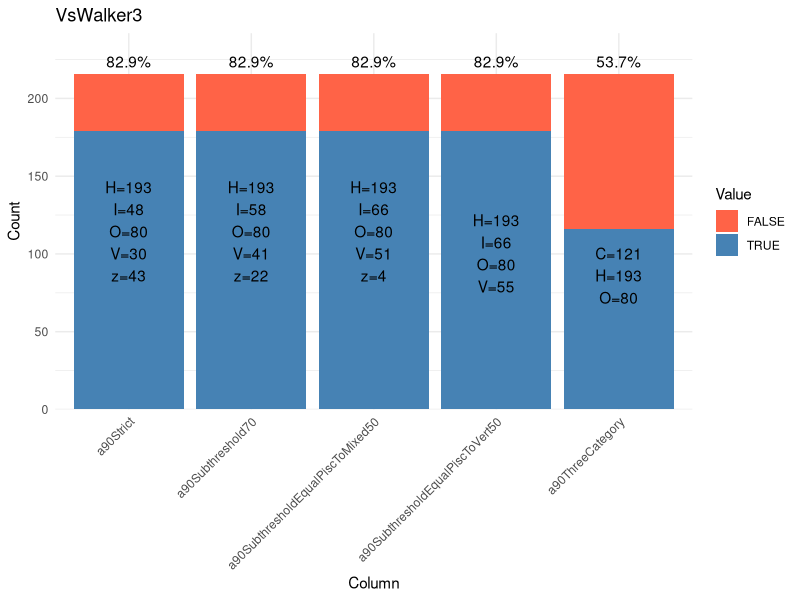
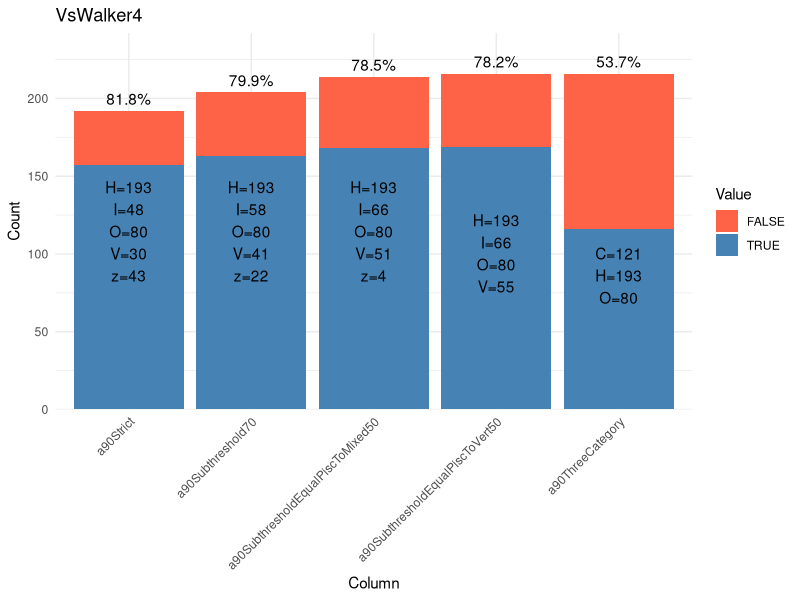

Source code (R) for these figures, in order: (Note: this script raises an error after producing the figures.)
#---------------------------------------------------------------------
# --- Futzing with classification --- 
# --------------------------------------------------------------------

mergedData = read.csv("Data/mergedData.csv")

mergedData = mergedData[,-c(3,4,6,7,9,10,11,12,13,14,15,16,17,19,20,21,23)]
mergedData = mergedData[,c(1:26)]
#Set up columsn which are combinations of other diet info 
mergedData$Diet.VertAll = mergedData$Diet.Vend + mergedData$Diet.Vect + mergedData$Diet.Vfish+mergedData$Diet.Vunk
mergedData$VertAllPlusScav = mergedData$Diet.Scav + mergedData$Diet.VertAll
mergedData = mergedData[,c(1:25, 27, 26)]
mergedData = mergedData[which(mergedData$ZoonomiaTip != "vs_NA"),]
centralData = mergedData

#These are a few variables used in functions but created in the global environment as to be modified centrally. 
intermediatePredtoryDietLabels = c("EqualSubsetsPredator", "EqualPredatorPiscivore", "OtherPredator")
allPredatorDiets = append(intermediatePredtoryDietLabels, c("Invertivore", "Vertivore", "zMixedPredator"))
pantheriaColName = "panTheriaTrophicLevelCharacter"
walkerColName = "Meyer.Lab.Classification.Compressed"


#---------------------------------------------------------------------
# --- Categorization functions--- 


#This function categorizes diet in two steps, the three-diet step and the four-diet step. 
#The three diet step ensures that all species with prey diets > the main threshold are in one of: 
  #Vertivore, Invertivore, PredatorHandlingDiet 
#These categories (and any derivatives) can then all be combined back into a single category for a three diet analysis
#The four diet analysis then subsets PredatorHandlingDiet into more diet labels, which can be handled in different ways by later steps


categorizeDiet = function(mainThreshold = 90, secondaryThreshold = 50, centralData = mergedData){
  
  newCategorization = rep(NA)
  
  newCategorization[which(is.na(mergedData$Diet.Inv))] = "NoData" # Set all of the ones with an actual NA value to this placeholder
  
  #Handle the direct conversions based on the primary threshold
  newCategorization[which(mergedData$Diet.PlantAll >= mainThreshold)] = "Herbivore"
  newCategorization[which((mergedData$VertAllPlusScav + mergedData$Diet.Inv) >= mainThreshold)] = "PredatorHandlingDiet"
  newCategorization[which(mergedData$Diet.Inv >= mainThreshold)] = "Invertivore"
  newCategorization[which(mergedData$VertAllPlusScav >= mainThreshold)] = "Vertivore"
  newCategorization[is.na(newCategorization)] = "Omnivore" #Anything that still has an NA (because the NoDatas have been moved) is one that does not fit the above filters
  
  #Subset mixedPredators 
  if(secondaryThreshold == "LPD" | secondaryThreshold == "LargerPredatoryDiet"){
    newCategorization[which( newCategorization == "PredatorHandlingDiet" & mergedData$Diet.Inv > mergedData$VertAllPlusScav)] = "Invertivore"
    newCategorization[which( newCategorization == "PredatorHandlingDiet" & mergedData$VertAllPlusScav > mergedData$Diet.Inv)] = "Vertivore"
  }else{
    secondaryThreshold = as.integer(secondaryThreshold)
    newCategorization[which( newCategorization == "PredatorHandlingDiet" & mergedData$Diet.Inv > secondaryThreshold)] = "Invertivore"
    newCategorization[which( newCategorization == "PredatorHandlingDiet" & mergedData$VertAllPlusScav > secondaryThreshold)] = "Vertivore"
    #Get a category for when vertibrates and invertebrates are exactly equal 
    newCategorization[which( newCategorization == "PredatorHandlingDiet" & mergedData$VertAllPlusScav == mergedData$Diet.Inv)] = "EqualSubsetsPredator"
    
    #Make a category for when the balanced predators are half fish, so that they can optionally be handled differently 
    newCategorization[which( newCategorization == "EqualSubsetsPredator" & mergedData$Diet.Vfish == mergedData$Diet.Inv)] = "EqualPredatorPiscivore"
  
    #Make a catch-all category for all remaining combined predators
    newCategorization[which( newCategorization == "PredatorHandlingDiet")] = "OtherPredator"
  }
  
  newCategorization[which(newCategorization == "NoData")] = NA  #Swap the no datas back to actual NAs. 
  
  newCategorization
}




makeCategorySetForThreshold = function(mainThreshold, secondaryThresholdSet = c(50, 70, mainThreshold-20), centralData = mergedData){
  
  newData = centralData[,c(1,2)] #make a demo dataframe of the same length of the original main data 
  
  #secondaryThresholdSet = append(mainThreshold, secondaryThresholdSet)
  secondaryThresholdSet = unique(secondaryThresholdSet) #Remove any duplicates (if the mainThreshold-20 is equal to one of the presets)
  
  newData$StrictRaw = categorizeDiet(mainThreshold, secondaryThreshold = mainThreshold, centralData)
  newData$ThreeCategory = newData$StrictRaw
  newData$ThreeCategory[which(newData$ThreeCategory %in% allPredatorDiets)] = "CombinedPredator"
  newData$Strict = newData$StrictRaw
  newData$Strict[which(newData$Strict %in% intermediatePredtoryDietLabels)] = "zMixedPredator"
 
  
  #First, make a category with the raw categorizations
  for(i in secondaryThresholdSet){
    if(i < mainThreshold | i=="LPD"){
    currentData = newData[,c(1,2)] #make a dataframe of the same size
    currentData$RawCategorizations = categorizeDiet(mainThreshold, secondaryThreshold = i, centralData)
    
    currentData$Temp = currentData$RawCategorizations # make a column that has the shared conversions for EqualPiscToVert and EqualPiscToMixed
    currentData$Temp[which(currentData$Temp == "EqualSubsetsPredator")] = "zMixedPredator"
    currentData$Temp[which(currentData$Temp == "OtherPredator")] = "zMixedPredator"
  
    if(i <= 50){
      currentData$SubthresholdEqualPiscToVert = currentData$Temp
      currentData$SubthresholdEqualPiscToVert[which(currentData$SubthresholdEqualPiscToVert == "EqualPredatorPiscivore")] = "Vertivore"
      
      currentData$SubthresholdEqualPiscToMixed = currentData$Temp
      currentData$SubthresholdEqualPiscToMixed[which(currentData$SubthresholdEqualPiscToMixed == "EqualPredatorPiscivore")] = "zMixedPredator"  
    }else{
      currentData$Subthreshold = currentData$Temp
      currentData$Subthreshold[which(currentData$Subthreshold == "EqualPredatorPiscivore")] = "Vertivore"
    }
    
    

  
    currentData = currentData[,-c(1,2,4)]
    
    names(currentData) = paste0(names(currentData), i)
    newData = cbind(newData, currentData)
    }
    
    
  }
  
  newData = newData[,-c(1,2)]
  names(newData) = paste0("a",mainThreshold,names(newData))
  
  newData
  
}




#---------------------------------------------------------------------
# --- Run Categorizations --- 

thresholdSet = c(90, 80, 70)

thresholdSet = c(90)

CompareDiets = mergedData
for(i in thresholdSet){
  thresholdData = makeCategorySetForThreshold(i)
  CompareDiets = cbind(CompareDiets, thresholdData)
}




#---------------------------------------------------------------------
# --- Check against external Data  --- 
# --------------------------------------------------------------------


#These functions convert the various phrasing of diets into diet a three-diet 
# or a four diet classification for comparision against external data 

convertToSymbol3category = function(vector){
  vector = trimws(vector)
  vector = gsub("Carnivore", "C", vector)
  vector = gsub("Piscivore", "C", vector)
  vector = gsub("Hematophagy","C", vector)
  vector = gsub("Vertivore", "C", vector)
  
  vector = gsub("Planktivore", "C", vector)
  vector = gsub("Insectivore", "C", vector)
  vector = gsub("Invertivore", "C", vector)
  
  vector = gsub("zMixedPredator", "C", vector)
  
  vector = gsub("_Omnivore", "O", vector)
  vector = gsub("Omnivore", "O", vector)
  vector = gsub("Ambiguous", "O", vector)
  
  
  
  vector = gsub("Herbivore", "H", vector)
  
}

convertToSymbol4category = function(vector){
  vector = trimws(vector)
  vector = gsub("Carnivore", "V", vector)
  vector = gsub("Piscivore", "V", vector)
  vector = gsub("Hematophagy", "V", vector)
  vector = gsub("Vertivore", "V", vector)
  
  vector = gsub("Planktivore", "I", vector)
  vector = gsub("Insectivore", "I", vector)
  vector = gsub("Invertivore", "I", vector)
  
  
  vector = gsub("_Omnivore", "O", vector)
  vector = gsub("Omnivore", "O", vector)
  vector = gsub("Ambiguous", "O", vector)
  
  vector = gsub("zMixedPredator", NA, vector)
  
  vector = gsub("Herbivore", "H", vector)
  
}

#these functions run comparisons against the external data, using the global-environment name target column
pantheriaCompare3 = function(vector, centralData = mergedData){
  pantheriaCol = which(names(centralData) == pantheriaColName)
  message(pantheriaCol)
  matchValue = (convertToSymbol3category(vector) == convertToSymbol3category(centralData[,pantheriaCol]))
  matchValue
}
pantheriaCompare4 = function(vector, centralData = mergedData){
  pantheriaCol = which(names(centralData) == pantheriaColName)
  matchValue = (convertToSymbol4category(vector) == convertToSymbol4category(centralData[,pantheriaCol]))
  matchValue
}

walkerCompare3 = function(vector, centralData = mergedData){
  walkerCol = which(names(centralData) == walkerColName)
  matchValue = (convertToSymbol3category(vector) == convertToSymbol3category(centralData[,walkerCol]))
  matchValue
}
walkerCompare4 = function(vector, centralData = mergedData){
  walkerCol = which(names(centralData) == walkerColName)
  matchValue = (convertToSymbol4category(vector) == convertToSymbol4category(centralData[,walkerCol]))
  matchValue
}


colsToCompare = which(!colnames(CompareDiets) %in% colnames(mergedData))
for(i in colsToCompare){
  CompareDiets$newCol = walkerCompare4(CompareDiets[,i])
  names(CompareDiets)[length(names(CompareDiets))] = paste0(names(CompareDiets)[i], "VsWalker4")
  
}
for(i in colsToCompare){
  CompareDiets$newCol = pantheriaCompare3(CompareDiets[,i])
  names(CompareDiets)[length(names(CompareDiets))] = paste0(names(CompareDiets)[i], "VsPantheria3")
}
for(i in colsToCompare){
  CompareDiets$newCol = walkerCompare3(CompareDiets[,i])
  names(CompareDiets)[length(names(CompareDiets))] = paste0(names(CompareDiets)[i], "VsWalker3")
}
for(i in colsToCompare){
  CompareDiets$newCol = pantheriaCompare4(CompareDiets[,i])
  names(CompareDiets)[length(names(CompareDiets))] = paste0(names(CompareDiets)[i], "VsPantheria4")
}



library(tidyverse)


makeBarPlot = function(colNameSuffix){
  plotData <- CompareDiets %>%
    select(contains(colNameSuffix)) %>%
    select(!contains("Raw")) %>%
    pivot_longer(
      cols = everything(),
      names_to = "Column",
      values_to = "Value"
    ) %>%
    filter(!is.na(Value)) %>%
    mutate(Column = str_remove(Column, colNameSuffix))
  
  percentData <- plotData %>%
    group_by(Column) %>%
    summarise(
      TruePercent = mean(Value) * 100,
      Total = n(),
      .groups = "drop"
    )
  
  sizeData <- CompareDiets %>%
    select(contains(percentData[[1]])) %>%
    select(!contains("Raw")) %>%
    select(!contains("Vs")) %>%
    pivot_longer(
      cols = everything(),
      names_to = "Column",
      values_to = "Value"
    )%>%
    
    group_by(Column) %>%
    summarise(
      
      TruePercent = paste0(substring(names(table(Value)),1, 1), "=", table(Value)),
      Total = n(),
      .groups = "drop"
    )  %>%
    group_by(Column) %>%
    summarise(
      TruePercent = paste(TruePercent, collapse = "\n"),
      Total = first(Total),
      .groups = "drop"
    )
  
  plot = ggplot(plotData, aes(x = Column, fill = Value)) +
    geom_bar() +
    geom_text(
      data = percentData,
      aes(
        x = Column,
        y = Total,
        label = sprintf("%.1f%%", TruePercent)
      ),
      inherit.aes = FALSE,
      vjust = -0.5
    ) +
    geom_text(
      data = sizeData,
      aes(
        x = Column,
        y = 50,
        label = TruePercent
      ),
      inherit.aes = FALSE,
      vjust = -0.5
    ) +
    labs(
      x = "Column",
      y = "Count",
      fill = "Value",
      title = colNameSuffix
    ) +
    scale_fill_manual(
      values = c("TRUE" = "steelblue", "FALSE" = "tomato")
    ) +
    scale_y_continuous(
      expand = expansion(mult = c(0, 0.12))
    ) +
    theme_minimal() +
    theme(
      axis.text.x = element_text(angle = 45, hjust = 1)
    )
  plot
}


Walker3PLot = makeBarPlot("VsWalker3")
Walker4PLot = makeBarPlot("VsWalker4")
Pantheria3PLot = makeBarPlot("vsPantheria3")
Pantheria4PLot = makeBarPlot("vsPantheria4")

Walker4PLot

table(CompareDiets$a90Subthreshold70) / table(CompareDiets$a90Strict)
table(CompareDiets$a90SubthresholdEqualPiscToVert50) / table(CompareDiets$a90Strict)[1:4]
table(CompareDiets$a90SubthresholdEqualPiscToMixed50) / table(CompareDiets$a90Strict)
